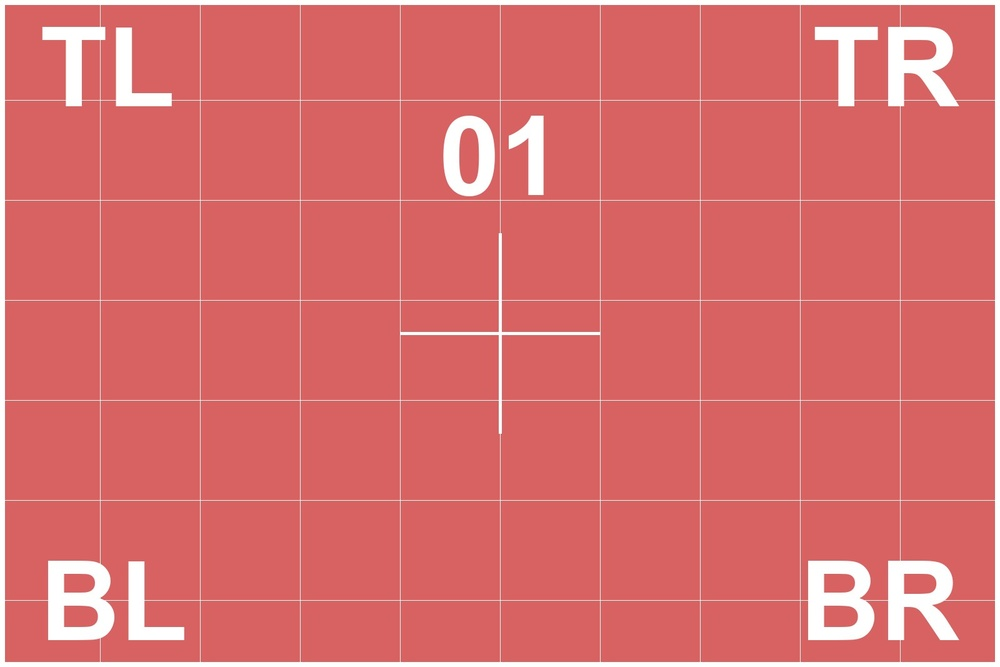
#> input picture _dev/_fixtures/fx01_1600x1067.jpg, 1000 x 667 px, shrunk from 1600 x 1067 before the run
$ python compare_parity.py _fixtures/fx01_1600x1067.jpg
#> lines starting #> are read from the running program, lines starting #| are printed output that depends on the picture
"""Parity test: DOM preview (top half) vs canvas painter (bottom half).

The harness stacks both renders at scale 1 in one screenshot, so this can diff
them directly. Both consumers read the same source pixels (hiRes:false), which
isolates GEOMETRY differences from resampling differences.

Pass criteria (from SPEC.md):
  * tile edge positions must match EXACTLY (integer px)
  * image content offset must match within 1 px

Usage: python compare_parity.py _shots/parity_grid.png [--tol 1]
"""
import sys
from PIL import Image, ImageChops

TOL_CONTENT = 1          # px, allowed drift of content centroid
MAT_DIST = 40            # colour distance that counts as "not the mat"


def split_halves(path):
#> called with path = '_fixtures/fx01_1600x1067.jpg'
    im = Image.open(path).convert("RGB")
#> im is the input picture: PIL image 1000x667 RGB; mean R, G, B 217.9, 109.6, 109.5
    w, h = im.size
#> w = 1000; h = 667
    if h % 2:
        h -= 1
#> h = 666
    half = h // 2
#> half = 333
    return im.crop((0, 0, w, half)), im.crop((0, half, w, half * 2))


def mask_not_mat(img, mat):
    px = img.load()
    w, h = img.size
    mr, mg, mb = mat
    out = bytearray(w * h)
    for y in range(h):
        row = y * w
        for x in range(w):
            r, g, b = px[x, y]
            if abs(r - mr) + abs(g - mg) + abs(b - mb) > MAT_DIST:
                out[row + x] = 1
    return out, w, h


def transitions(mask, w, h, axis):
    """Indices where the projected profile flips between empty and non-empty."""
    if axis == "cols":
        prof = [any(mask[y * w + x] for y in range(h)) for x in range(w)]
    else:
        prof = [any(mask[y * w + x] for x in range(w)) for y in range(h)]
    return [i for i in range(1, len(prof)) if prof[i] != prof[i - 1]]


def runs_from_profile(mask, w, h, axis):
    if axis == "cols":
        prof = [any(mask[y * w + x] for y in range(h)) for x in range(w)]
    else:
        prof = [any(mask[y * w + x] for x in range(w)) for y in range(h)]
    runs, start = [], None
    for i, v in enumerate(prof):
        if v and start is None:
            start = i
        elif not v and start is not None:
            runs.append((start, i - 1))
            start = None
    if start is not None:
        runs.append((start, len(prof) - 1))
    return runs


def abs_diff_sum(a, b):
    """Total absolute difference between two equal-size grayscale crops."""
    h = ImageChops.difference(a, b).histogram()
    return sum(i * c for i, c in enumerate(h))


def best_shift(dom_g, cvs_g, box, radius=3, margin=6):
    """Sub-tile shift that best aligns the canvas crop to the DOM crop.

    Measuring a white-pixel centroid does NOT work here: the fixtures contain
    1px white gridlines, and CSS scaling vs canvas drawImage antialias them
    differently, so a brightness threshold keeps different pixel counts (3989
    vs 3616 in one tile) and the centroid swings by tens of pixels even when
    the content is perfectly aligned. A shift search is immune to that.

    Returns (dx, dy, score_at_zero, best_score).
    """
    x0, y0, x1, y1 = box
    x0 += margin; y0 += margin; x1 -= margin; y1 -= margin
    if x1 - x0 < 24 or y1 - y0 < 24:
        return None
    ref = dom_g.crop((x0, y0, x1, y1))

    # A featureless region (flat band colour, empty mat) scores 0 at EVERY
    # shift, so the search would return whichever offset it happened to try
    # first and report a misalignment that does not exist. Nothing to align.
    lo, hi = ref.getextrema()
    if hi - lo < 8:
        return None

    best = None
    zero = None
    for dy in range(-radius, radius + 1):
        for dx in range(-radius, radius + 1):
            cand = cvs_g.crop((x0 + dx, y0 + dy, x1 + dx, y1 + dy))
            s = abs_diff_sum(ref, cand)
            if dx == 0 and dy == 0:
                zero = s
            if best is None or s < best[2]:
                best = (dx, dy, s)

    # Ties and near-ties must favour "no shift": a shift only indicates real
    # misalignment when it is meaningfully better than leaving it alone.
    if zero is not None and best[2] >= zero * 0.98:
        return (0, 0, zero, best[2])
    return (best[0], best[1], zero, best[2])


def main():
    path = sys.argv[1]
    dom, cvs = split_halves(path)
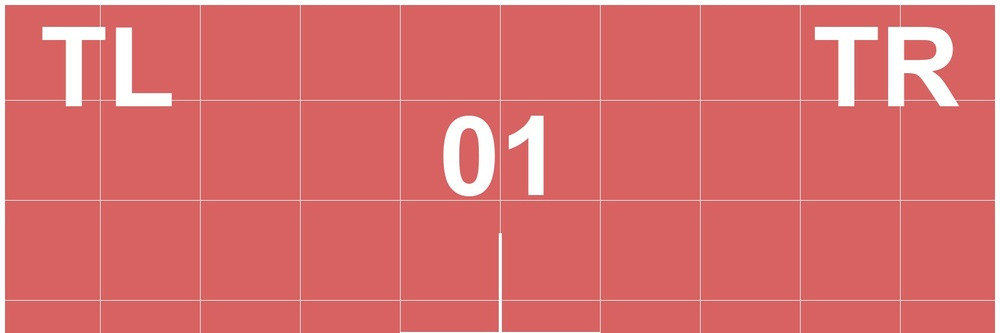
#> dom: PIL image 1000x333 RGB; mean R, G, B 217.9, 109.7, 109.6
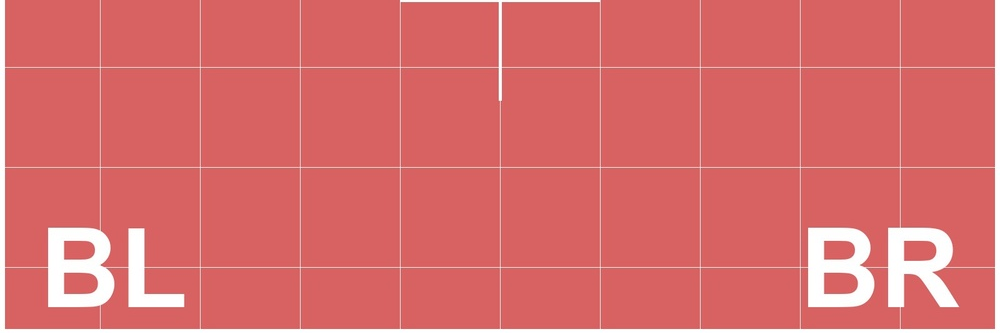
#> cvs: PIL image 1000x333 RGB; mean R, G, B 217.7, 109, 108.9
    if dom.size != cvs.size:
        print("FAIL: halves differ in size", dom.size, cvs.size)
        return 1

    w, h = dom.size
#> w = 1000; h = 333
    mat = dom.load()[0, 0]
#> mat = (249, 255, 242)
    print("image %dx%d per half   mat colour rgb%s" % (w, h, mat))
#| image 1000x333 per half   mat colour rgb(249, 255, 242)

    dm, _, _ = mask_not_mat(dom, mat)
#> in mask_not_mat, `mr, mg, mb = mat`: mr = 249; mg = 255; mb = 242
    cm, _, _ = mask_not_mat(cvs, mat)

    fails = 0

    # ---- 1. tile edges must line up exactly -------------------------------
    for axis in ("cols", "rows"):
        td = transitions(dm, w, h, axis)
        tc = transitions(cm, w, h, axis)
        if td == tc:
            print("  PASS  %s edge transitions identical (%d edges)" % (axis, len(td)))
        else:
            fails += 1
            print("  FAIL  %s edge transitions differ" % axis)
            print("        dom   : %s" % td[:24])
            print("        canvas: %s" % tc[:24])
            only_d = [v for v in td if v not in tc]
            only_c = [v for v in tc if v not in td]
            print("        dom-only %s  canvas-only %s" % (only_d[:12], only_c[:12]))
#> this loop made 2 passes
#> (td, tc, only_d, only_c) on pass 2: ([4], [330], [4], [330])
#> (only_d, only_c) on pass 1: ([5, 995], [4, 996])
#|         dom   : [5, 995]
#|         canvas: [4, 996]
#|         dom-only [5, 995]  canvas-only [4, 996]
#|         dom   : [4]
#|         canvas: [330]
#|         dom-only [4]  canvas-only [330]
#> after the loop, fails = 2

    # ---- 2. overall mask agreement ----------------------------------------
    diff = sum(1 for i in range(w * h) if dm[i] != cm[i])
#> diff = 32168
    pct = 100.0 * diff / (w * h)
#> pct = 9.66
    # anti-aliasing along tile borders is expected; structural misplacement is not
    limit = 0.35
    if pct <= limit:
        print("  PASS  mask agreement: %d px differ (%.3f%% <= %.2f%%)" % (diff, pct, limit))
    else:
        fails += 1
#> fails = 3
        print("  FAIL  mask agreement: %d px differ (%.3f%% > %.2f%%)" % (diff, pct, limit))
#|   FAIL  mask agreement: 32168 px differ (9.660% > 0.35%)

    # ---- 3. content offset per tile ---------------------------------------
    col_runs = runs_from_profile(dm, w, h, "cols")
#> col_runs = [(5, 994)]
    row_runs = runs_from_profile(dm, w, h, "rows")
#> row_runs = [(4, 332)]
    print("  detected %d column band(s), %d row band(s)" % (len(col_runs), len(row_runs)))
#|   detected 1 column band(s), 1 row band(s)

    dom_g, cvs_g = dom.convert("L"), cvs.convert("L")
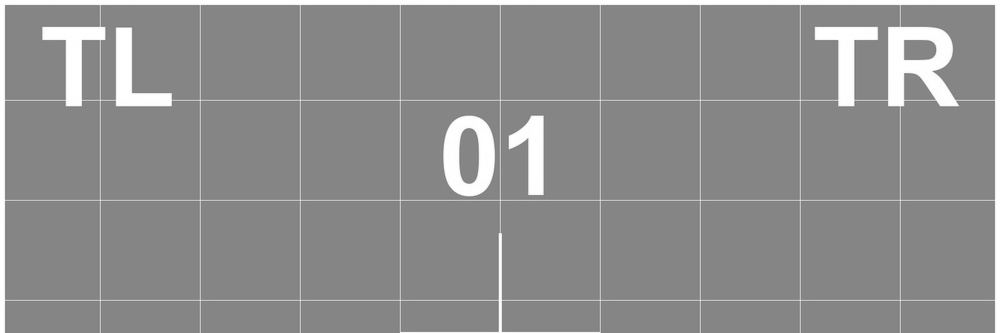
#> dom_g: PIL image 1000x333 L; min 116, max 255, mean 141.9
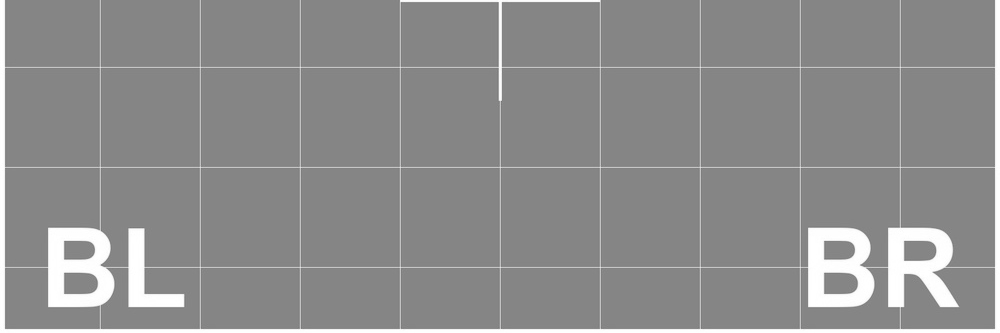
#> cvs_g: PIL image 1000x333 L; min 116, max 255, mean 141.4
    checked = 0
    offenders = []
    for (ry0, ry1) in row_runs:
        for (cx0, cx1) in col_runs:
            r = best_shift(dom_g, cvs_g, (cx0, ry0, cx1, ry1))
            if r is None:
                continue
            dx, dy, zero, best = r
            checked += 1
            if abs(dx) > TOL_CONTENT or abs(dy) > TOL_CONTENT:
                offenders.append(((cx0, ry0), dx, dy, zero, best))
#> this loop made 1 pass
#> (ry0, ry1) on pass 1: (4, 332)
#> pass 1, in best_shift, `ref = dom_g.crop((x0, y0, x1, y1))`:
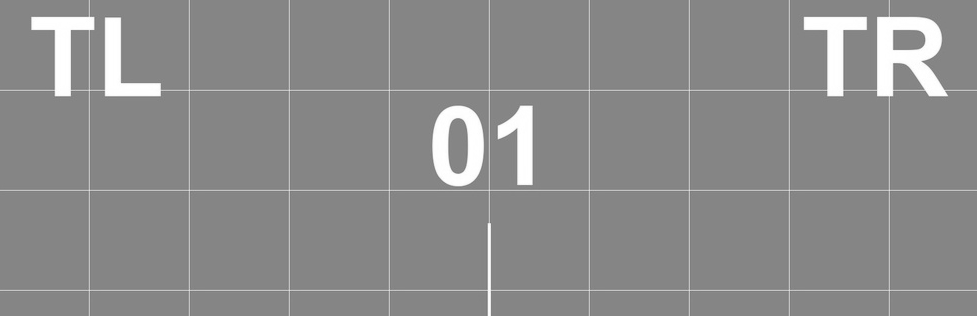
#> ref: PIL image 977x316 L; min 116, max 255, mean 139.3
#> after the loop, checked = 1; offenders = []
    if not checked:
        print("  WARN  no tiles large enough to compare content offset")
    elif not offenders:
        print("  PASS  content offset: best alignment is (0,0) within %dpx for all %d tiles"
              % (TOL_CONTENT, checked))
#|   PASS  content offset: best alignment is (0,0) within 1px for all 1 tiles
    else:
        fails += 1
        print("  FAIL  content offset: %d of %d tiles align better when shifted"
              % (len(offenders), checked))
        for at, dx, dy, zero, best in offenders[:6]:
            print("        tile at %s wants shift (%+d,%+d)  score %d -> %d"
                  % (at, dx, dy, zero, best))

    # ---- 4. ink volume per band ------------------------------------------
    # The mask test cannot see the lockup: it sits on the band, and band and
    # lockup are both "not mat", so a canvas render that dropped the lockup
    # entirely would still pass checks 1-3 (no shift helps a blank band).
    # Counting ink against each band's own modal colour catches that.
    def ink(img, box):
        c = img.crop((box[0], box[1], box[2] + 1, box[3] + 1)).convert("RGB")
        cols = c.getcolors(c.width * c.height) or []
        if not cols:
            return 0, 0
        base = max(cols)[1]
        n = sum(cnt for cnt, col in cols
                if abs(col[0] - base[0]) + abs(col[1] - base[1]) + abs(col[2] - base[2]) > 40)
        return n, c.width * c.height

    ink_fails = 0
#> ink_fails = 0
    for (ry0, ry1) in row_runs:
        box = (0, ry0, w - 1, ry1)
        dn, area = ink(dom, box)
        cn, _ = ink(cvs, box)
        if dn < 200 and cn < 200:
            continue                      # a plain fill in both, nothing to compare
        rel = abs(dn - cn) / float(max(dn, cn, 1))
        tag = "rows %d-%d" % (ry0, ry1)
        if rel <= 0.15:
            print("  PASS  ink volume %s: dom %d vs canvas %d (%.1f%% apart)"
                  % (tag, dn, cn, 100 * rel))
        else:
            ink_fails += 1
            print("  FAIL  ink volume %s: dom %d vs canvas %d (%.1f%% apart) "
                  "- content missing or mis-scaled" % (tag, dn, cn, 100 * rel))
#> this loop made 1 pass
#> (ry0, ry1, box, dn, area, cn) on pass 1: (4, 332, (0, 4, 999, 332), 28817, 329000, 31174)
#|   PASS  ink volume rows 4-332: dom 28817 vs canvas 31174 (7.6% apart)
#> pass 1, in ink, `c = img.crop((box[0], box[1], box[2] + 1, box[3] + 1)).convert("RGB")`:
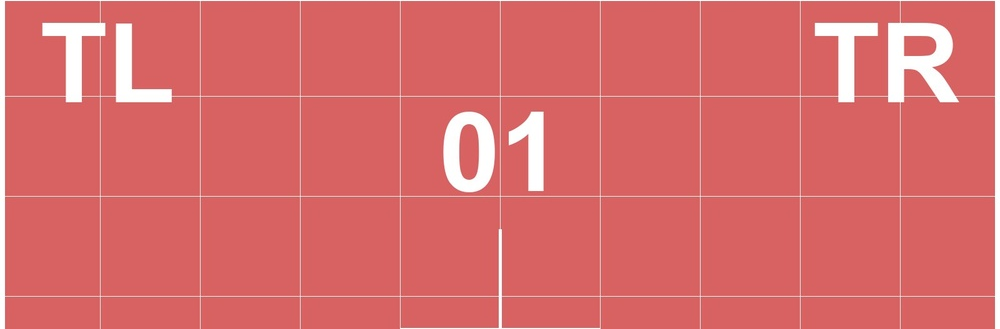
#> c: PIL image 1000x329 RGB; mean R, G, B 217.4, 108, 107.9
#> pass 1, in ink (call 2), `c = img.crop((box[0], box[1], box[2] + 1, box[3] + 1)).convert("RGB")`:
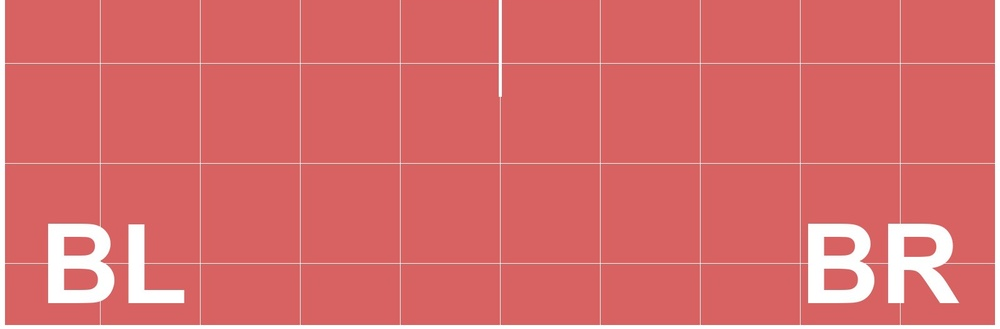
#> c: PIL image 1000x329 RGB; mean R, G, B 217.7, 108.9, 108.8
#> after the loop, ink_fails = 0
    fails += ink_fails

    # residual intensity difference, reported for information: nonzero here is
    # expected (two different resamplers), structural drift is what fails above
    gd = ImageChops.difference(dom_g, cvs_g).histogram()
#> gd = 256 values, max 244947 at index 0, min 0 at index 131, mean 1300.8
    tot = sum(gd)
#> tot = 333000
    mean = sum(i * c for i, c in enumerate(gd)) / float(tot)
#> mean = 13.45
    over32 = sum(c for i, c in enumerate(gd) if i > 32)
#> over32 = 39691
    print("  info  mean |diff| %.3f/255 · %d px (%.3f%%) differ by >32 (resampling)"
          % (mean, over32, 100.0 * over32 / tot))
#|   info  mean |diff| 13.452/255 · 39691 px (11.919%) differ by >32 (resampling)

    print("PARITY %s" % ("PASSED" if not fails else "FAILED (%d check(s))" % fails))
#| PARITY FAILED (3 check(s))
    return 1 if fails else 0


if __name__ == "__main__":
#> (the run stopped early here; a loop or call above may not have finished)
